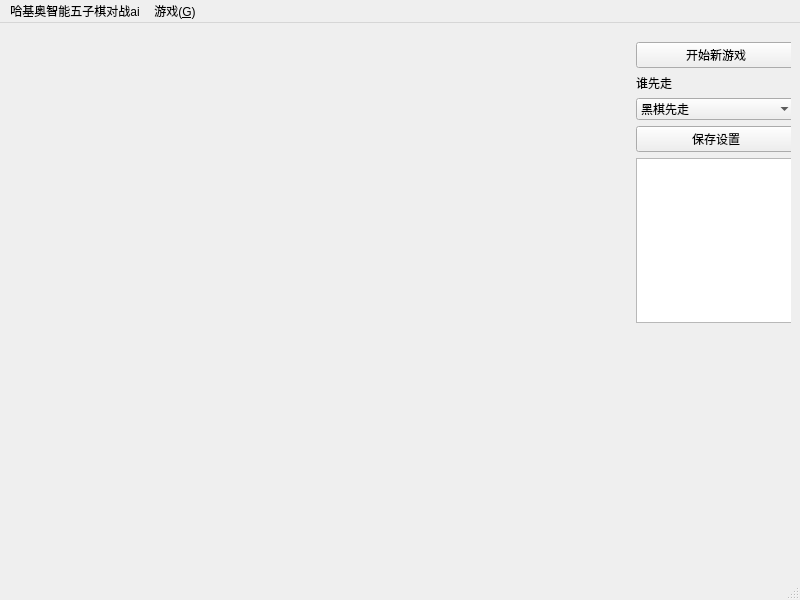
<?xml version="1.0" encoding="UTF-8"?>
<ui version="4.0">
 <class>MainWindow</class>
 <widget class="QMainWindow" name="MainWindow">
  <property name="geometry">
   <rect>
    <x>0</x>
    <y>0</y>
    <width>800</width>
    <height>600</height>
   </rect>
  </property>
  <property name="windowTitle">
   <string>MainWindow</string>
  </property>
  <widget class="QWidget" name="centralwidget">
   <layout class="QGridLayout" name="gridLayout">
    <item row="0" column="1">
     <layout class="QHBoxLayout" name="horizontalLayout" stretch="4,1">
      <item>
       <widget class="QWidget" name="boardContainer" native="true"/>
      </item>
      <item>
       <widget class="QWidget" name="rightPanel" native="true">
        <widget class="QWidget" name="verticalLayoutWidget">
         <property name="geometry">
          <rect>
           <x>0</x>
           <y>10</y>
           <width>160</width>
           <height>281</height>
          </rect>
         </property>
         <layout class="QVBoxLayout" name="verticalLayout">
          <item>
           <widget class="QPushButton" name="newGameButton">
            <property name="text">
             <string>开始新游戏</string>
            </property>
           </widget>
          </item>
          <item>
           <widget class="QLabel" name="label">
            <property name="text">
             <string>谁先走</string>
            </property>
           </widget>
          </item>
          <item>
           <widget class="QComboBox" name="firstMoveCombo">
            <item>
             <property name="text">
              <string>黑棋先走</string>
             </property>
            </item>
            <item>
             <property name="text">
              <string>白棋先走</string>
             </property>
            </item>
            <item>
             <property name="text">
              <string>随机</string>
             </property>
            </item>
           </widget>
          </item>
          <item>
           <widget class="QPushButton" name="saveFirstMoveButton">
            <property name="text">
             <string>保存设置</string>
            </property>
           </widget>
          </item>
          <item>
           <widget class="QPlainTextEdit" name="infoTextEdit"/>
          </item>
         </layout>
        </widget>
       </widget>
      </item>
     </layout>
    </item>
   </layout>
  </widget>
  <widget class="QMenuBar" name="menubar">
   <property name="geometry">
    <rect>
     <x>0</x>
     <y>0</y>
     <width>800</width>
     <height>20</height>
    </rect>
   </property>
   <widget class="QMenu" name="menu_ai">
    <property name="title">
     <string>哈基奥智能五子棋对战ai</string>
    </property>
   </widget>
   <widget class="QMenu" name="menu_G">
    <property name="title">
     <string>游戏(&amp;G)</string>
    </property>
    <addaction name="separator"/>
    <addaction name="separator"/>
    <addaction name="separator"/>
    <addaction name="separator"/>
    <addaction name="separator"/>
    <addaction name="actionrestart"/>
    <addaction name="actionquit"/>
   </widget>
   <addaction name="menu_ai"/>
   <addaction name="menu_G"/>
  </widget>
  <widget class="QStatusBar" name="statusbar"/>
  <action name="actionrestart">
   <property name="text">
    <string>restart</string>
   </property>
  </action>
  <action name="actionquit">
   <property name="text">
    <string>quit</string>
   </property>
  </action>
 </widget>
 <resources/>
 <connections/>
</ui>
